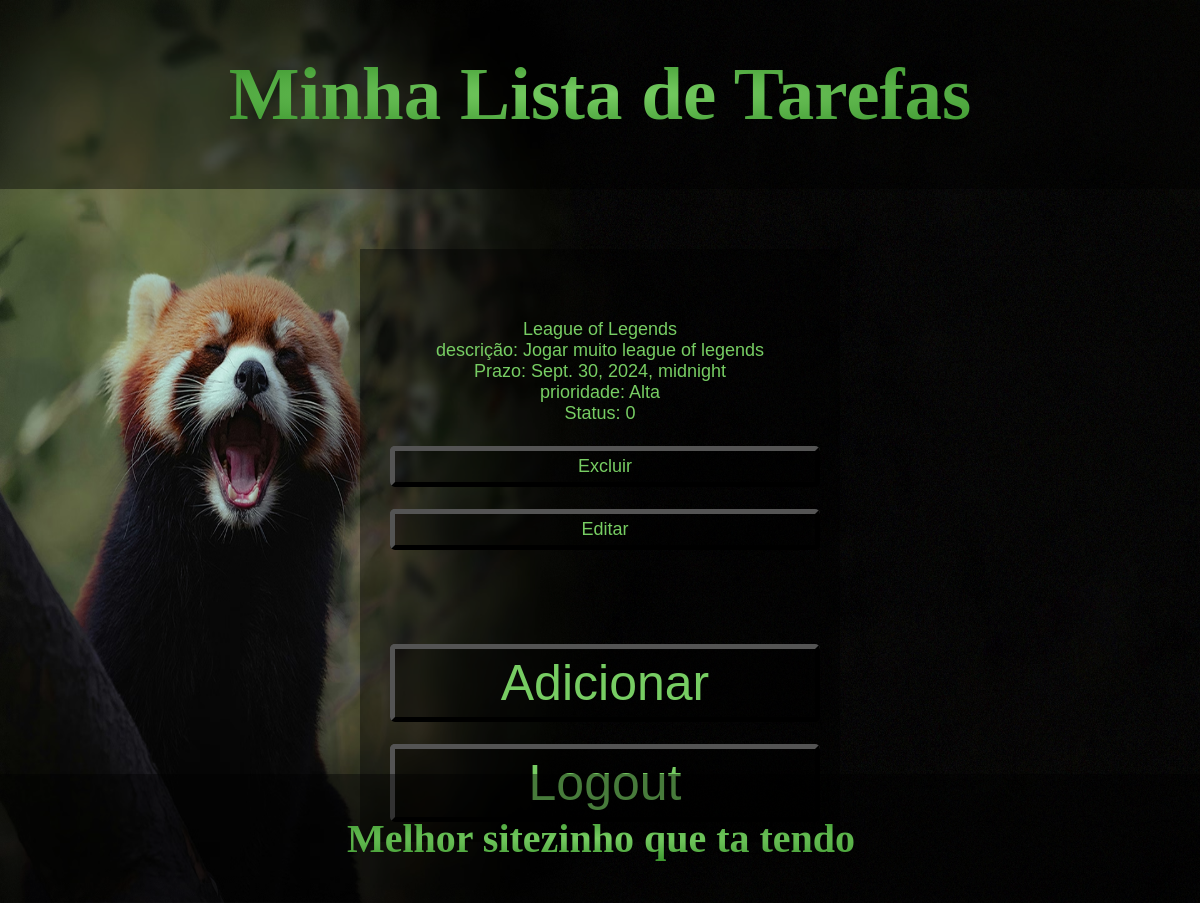
The app's page / (signed in), older data.
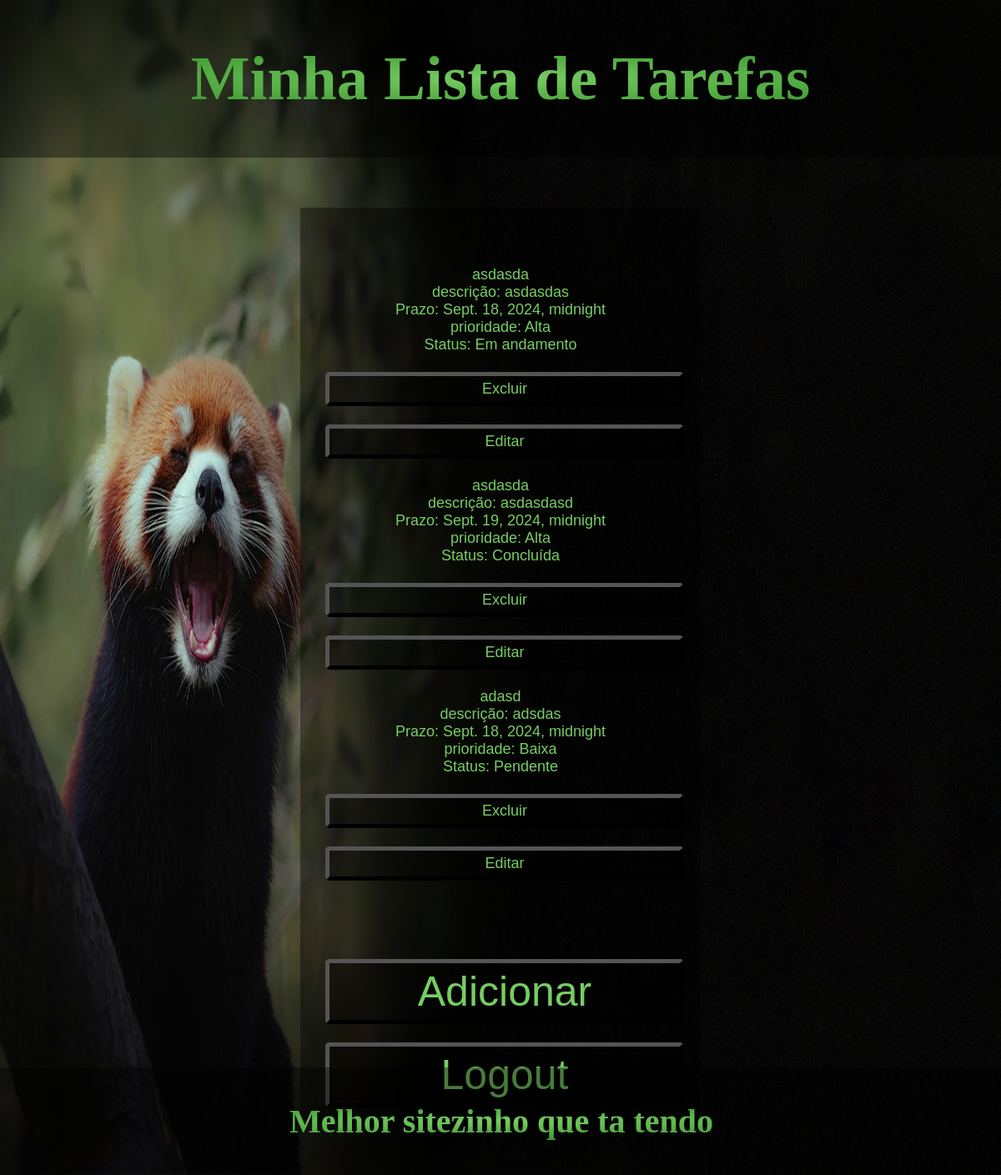
The same page, newer data.
### app/models.py (models this page shows)
class Tasks(models.Model):
    id_task = models.AutoField(primary_key=True) #chave primária
    title_task = models.CharField(max_length=200) #título da tarefa
    description_task = models.TextField() #descrição da tarefa
    complete_task = models.CharField(max_length=10, choices=[('1', 'Pendente'), ('2', 'Em andamento'), ('3', 'Concluída')], default='1') #tarefa completada
    prazo_task = models.DateTimeField()  #prazo da tarefa
    priority_task = models.CharField(max_length=10, choices=[('3', 'Alta'), ('2', 'Média'), ('1', 'Baixa')], default='1') #prioridade da tarefa
    user = models.ForeignKey(User, on_delete=models.CASCADE) #usuário que criou a tarefa

### app/views.py (the view)
# urls.py: 2. Add a URL to urlpatterns:  path('', views.home, name='home')
@login_required
def home(request):
    status_filter = request.GET.get('status')
    user_filter = request.GET.get('user')
    if request.user.is_superuser:
        tasks = Tasks.objects.all()
        users = User.objects.all()
        if user_filter:
            tasks = tasks.filter(user_id=user_filter)
    else:
        tasks = Tasks.objects.filter(user=request.user)
    if status_filter:
        tasks = tasks.filter(complete_task=status_filter)
    tasks = tasks.order_by('-priority_task', 'prazo_task')
    context = {
        'tasks': tasks,
    }
    if request.user.is_superuser:
        context['users'] = users
    return render(request, 'home.html', context)

### app/templates/home.html (shortened to what this page needs)
{% load static %}
<!DOCTYPE html>
<html>
<head>
    <link rel="stylesheet" href="{% static 'css/home.css' %}">
</head>
<body>
    <header class="header"><h1>Minha Lista de Tarefas</h1></header>
    <main class="main">
        <div class="container">
            <ul>
                {% for task in tasks %}
                    <li>
                        {{ task.title_task }}<br>
                        descrição: {{ task.description_task }}<br>
                        Prazo: {{ task.prazo_task }}<br>
                        prioridade: {{ task.get_priority_task_display }}<br>
                        Status: {{task.get_complete_task_display}}<br>
                        <a href="{% url 'delete_task' task.id_task %}" class="button">Excluir</a>
                        <a href="{% url 'edit_task' task.id_task %}" class="button">Editar</a>
                    </li>
                {% endfor %}
            </ul>
            <a href="{% url 'add' %}" class="button">Adicionar</a>
            <a href="{% url 'logout' %}" class="button">Logout</a>
        </div>
    </main>
    <footer class="footer">
        <h3>Melhor sitezinho que ta tendo</h3>
    </footer>
</body>
</html>

### app/static/css/home.css (style rules this page uses)
.header, .main , .footer { padding: 1px; }
.header { background:rgba(0,0,0,0.4); grid-area: header; }
.footer { background:rgba(0,0,0,0.4); position: fixed; bottom:0%; width: 100%; }
h1, h3 { font-family: 'Times New Roman', Times, serif; text-align: center; background: -webkit-radial-gradient(#77cd63, #227e17); background-clip: text; -webkit-text-fill-color: transparent; }
h1 { font-size: 75px; }
h3 { font-size: 40px; }
body { background-image: url("redpanda.png"); background-repeat: no-repeat; background-attachment: fixed; background-size: 100% 100%; font-family: Arial, sans-serif; margin: 0; padding: 0; }
.container { background:rgba(0,0,0,0.4); display: grid; text-align: center; font-size: 20px; font-size: 50px; margin: 5% 30%; padding: 20px; }
.button { background:rgba(0,0,0,0.4); margin-top: 5%; margin-left: 10px; padding: 5px 10px; border: 5px outset #000000; border-radius: 5px; color: #77cd63; text-decoration: none; }
h1 { text-align: center; }
ul { list-style-type: none; padding: 0; }
li { display: grid; margin-bottom: 5%; border: 5px #000000; border-radius: 5px; color: #77cd63; font-size: large; }

Row changes from the older to the newer data that the page shows:
removed Tasks: title_task "League of Legends", description_task "Jogar muito league of legends", prazo_task "Sept. 30, 2024, midnight", priority_task "Alta", complete_task "0"
added Tasks: title_task "asdasda", description_task "asdasdas", prazo_task "Sept. 18, 2024, midnight", priority_task "Alta", complete_task "Em andamento"
added Tasks: title_task "asdasda", description_task "asdasdasd", prazo_task "Sept. 19, 2024, midnight", priority_task "Alta", complete_task "Concluída"
added Tasks: title_task "adasd", description_task "adsdas", prazo_task "Sept. 18, 2024, midnight", priority_task "Baixa", complete_task "Pendente"
